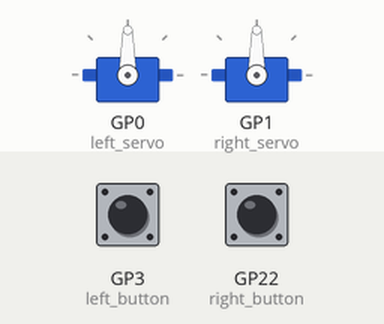
This program was run on a simulated Raspberry Pi Pico running MicroPython. On the bench: 2 × servo. The test bench sets the inputs (shaded band); at power-on: GP3 (left_button) HIGH, GP22 (right_button) HIGH.

Above: at 1.2 s.
1.3 s: GP3 (left_button) pulled LOW for 0.15 s
At 2.6 s:
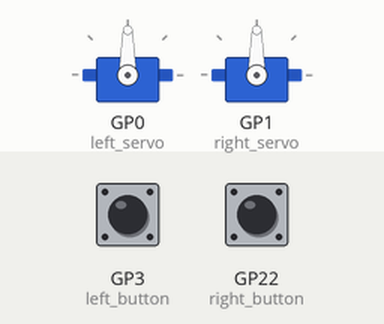
2.9 s: GP22 (right_button) pulled LOW for 0.15 s
At 4.1 s:
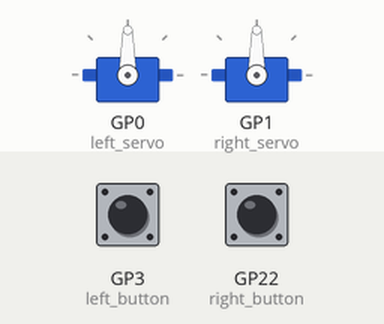
Timing chart, 0 to 5.9 s (numbered marks = the images above; inputs shaded):
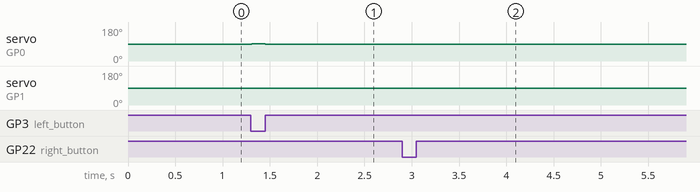

Measured:
- after the input at 1.3 s, servo on GP0 (left_servo): 90° → 91° at once, → 90° 0.14 s later
- after the input at 2.9 s, servo on GP1 (right_servo): 90° → 89° at once, → 90° 0.15 s later

The program:

remote_driving.py
```python
from time import sleep, ticks_ms, ticks_diff
from pimoroni import Button
from servo import Servo, CONTINUOUS


"""
Movement example using two continuous rotation servos, and two buttons controlling each servo independently
"""

# Constants
LEFT_SERVO_PIN = 0
RIGHT_SERVO_PIN = 1
LEFT_BUTTON_PIN = 3
RIGHT_BUTTON_PIN = 22

UPDATES = 100
UPDATE_RATE = 1 / UPDATES

# Create Servo objects for the continuous rotation servos
left_servo = Servo(LEFT_SERVO_PIN, calibration=CONTINUOUS)
right_servo = Servo(RIGHT_SERVO_PIN, calibration=CONTINUOUS)

# Create the Button objects
left_button = Button(LEFT_BUTTON_PIN)
right_button = Button(RIGHT_BUTTON_PIN)


# Movement functions
def drive(left_speed=1.0, right_speed=1.0):
    left_servo.value(left_speed)
    right_servo.value(-right_speed)

def stop(duration=0.0):
    left_servo.value(0)
    right_servo.value(0)

def enable():
    left_servo.enable()
    right_servo.enable()

def disable():
    left_servo.disable()
    right_servo.disable()


# Loop forever
while True:

    left_speed = 1.0 if left_button.raw() else 0.0
    right_speed = 1.0 if right_button.raw() else 0.0
    drive(left_speed, right_speed)

    sleep(UPDATE_RATE)
```
